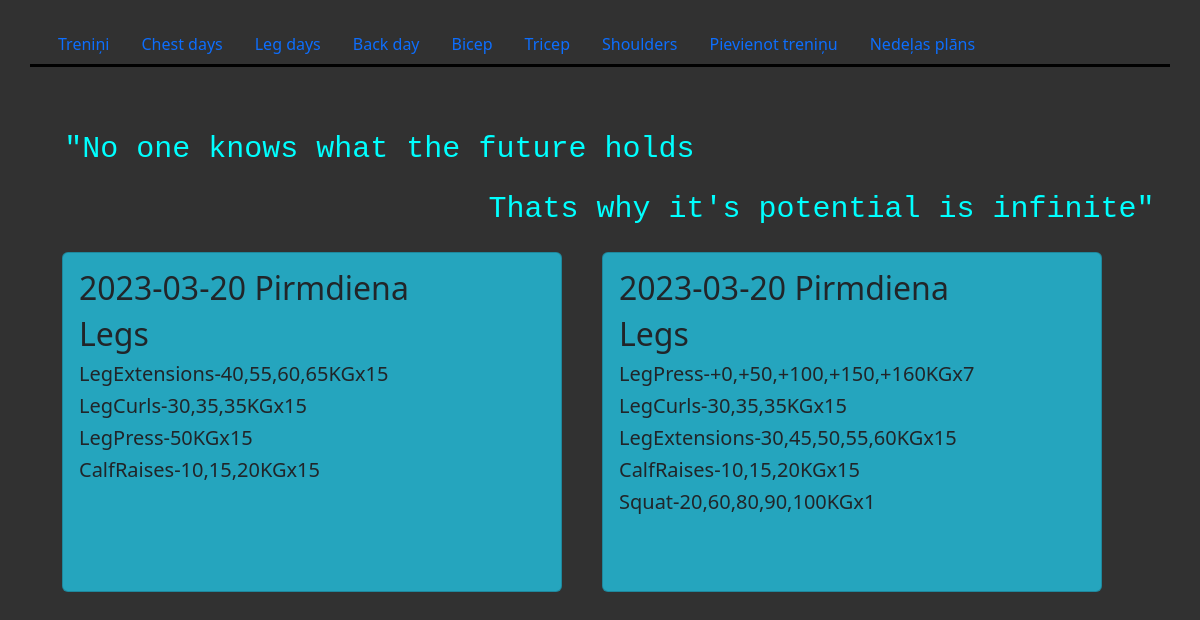
The page /legs on the database its author committed.
### tables this page shows
CREATE TABLE "trenini" (
	"trenina_ID"	TEXT NOT NULL,
	"Datums"	TEXT NOT NULL,
	"Diena"	TEXT NOT NULL,
	"Muskulu_grupa"	TEXT NOT NULL,
	"Vingrinajums_1"	TEXT,
	"Vingrinajums_2"	TEXT,
	"Vingrinajums_3"	TEXT,
	"Vingrinajums_4"	TEXT,
	"Vingrinajums_5"	TEXT,
	"Vingrinajums_6"	TEXT,
	"Vingrinajums_7"	TEXT
);

### app.py (the view)
@app.route("/legs")
def show_legs():
    res = cur.execute("SELECT * FROM trenini")
    trenini = res.fetchall()
    return render_template("legs.html", data = trenini)

### templates/legs.html
{% extends "layout.html" %}
{% block quote %}
<code style="float: left; color: aqua; font: Courier New; font-size: 30px; margin-top:60px; margin-left: 2%;">"No one knows what the future holds</code>
<code style="float: left; color: aqua; font: Courier New; font-size: 30px; margin-top: 15px; margin-left: 40%;">Thats why it's potential is infinite"</code>
{% endblock %}
{% block content %}
{% for trenins in data %}
    {% if "Legs" in trenins[3] %}
        <div class="card" style="background-color: #25a5be ;  width:500px  ;margin:20px; float: left; min-height: 340px;;">
            <div class="card-body">
                <h2 class="card-title">{{ trenins[1] }} {{ trenins[2] }}</h2>
                <h2 class="card-title"> {{ trenins[3] }} </h2>
                    {% for i in range(4,11) %}
                        <h5 class="card-text">{{ trenins[i] }}<h5>
                    {% endfor %}
            </div>
        </div>
        {% endif %}
{% endfor %}
{% endblock %}

### rows shown on the page
trenini: Datums "2023-03-20", Diena "Pirmdiena", Muskulu_grupa "Legs", Vingrinajums_1 "LegExtensions-40,55,60,65KGx15" "LegCurls-30,35,35KGx15" "LegPress-50KGx15" "CalfRaises-10,15,20KGx15"
trenini: Datums "2023-03-20", Diena "Pirmdiena", Muskulu_grupa "Legs", Vingrinajums_1 "LegPress-+0,+50,+100,+150,+160KGx7" "LegCurls-30,35,35KGx15" "LegExtensions-30,45,50,55,60KGx15" "CalfRaises-10,15,20KGx15" "Squat-20,60,80,90,100KGx1"
